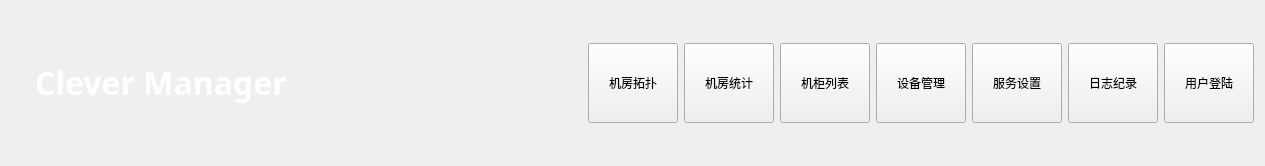
<?xml version="1.0" encoding="UTF-8"?>
<ui version="4.0">
 <class>NavBarWid</class>
 <widget class="QWidget" name="NavBarWid">
  <property name="geometry">
   <rect>
    <x>0</x>
    <y>0</y>
    <width>1265</width>
    <height>166</height>
   </rect>
  </property>
  <property name="windowTitle">
   <string>Form</string>
  </property>
  <property name="styleSheet">
   <string notr="true"/>
  </property>
  <layout class="QHBoxLayout" name="horizontalLayout">
   <item>
    <widget class="QLabel" name="label">
     <property name="minimumSize">
      <size>
       <width>300</width>
       <height>40</height>
      </size>
     </property>
     <property name="maximumSize">
      <size>
       <width>460</width>
       <height>16777215</height>
      </size>
     </property>
     <property name="font">
      <font>
       <family>微软雅黑</family>
       <pointsize>24</pointsize>
      </font>
     </property>
     <property name="styleSheet">
      <string notr="true">font: 24pt &quot;微软雅黑&quot;;
color: rgb(255, 255, 255);</string>
     </property>
     <property name="text">
      <string>&lt;html&gt;&lt;head/&gt;&lt;body&gt;&lt;p&gt;&lt;span style=&quot; font-weight:600;&quot;&gt;Clever Manager&lt;/span&gt;&lt;/p&gt;&lt;/body&gt;&lt;/html&gt;</string>
     </property>
     <property name="alignment">
      <set>Qt::AlignCenter</set>
     </property>
    </widget>
   </item>
   <item>
    <spacer name="horizontalSpacer">
     <property name="orientation">
      <enum>Qt::Horizontal</enum>
     </property>
     <property name="sizeHint" stdset="0">
      <size>
       <width>266</width>
       <height>20</height>
      </size>
     </property>
    </spacer>
   </item>
   <item>
    <widget class="QPushButton" name="tpBtn">
     <property name="sizePolicy">
      <sizepolicy hsizetype="Fixed" vsizetype="Fixed">
       <horstretch>0</horstretch>
       <verstretch>0</verstretch>
      </sizepolicy>
     </property>
     <property name="minimumSize">
      <size>
       <width>90</width>
       <height>80</height>
      </size>
     </property>
     <property name="maximumSize">
      <size>
       <width>16777215</width>
       <height>16777215</height>
      </size>
     </property>
     <property name="text">
      <string>机房拓扑</string>
     </property>
    </widget>
   </item>
   <item>
    <widget class="QPushButton" name="roomBtn">
     <property name="sizePolicy">
      <sizepolicy hsizetype="Fixed" vsizetype="Fixed">
       <horstretch>0</horstretch>
       <verstretch>0</verstretch>
      </sizepolicy>
     </property>
     <property name="minimumSize">
      <size>
       <width>90</width>
       <height>80</height>
      </size>
     </property>
     <property name="text">
      <string>机房统计</string>
     </property>
    </widget>
   </item>
   <item>
    <widget class="QPushButton" name="cabBtn">
     <property name="sizePolicy">
      <sizepolicy hsizetype="Fixed" vsizetype="Fixed">
       <horstretch>0</horstretch>
       <verstretch>0</verstretch>
      </sizepolicy>
     </property>
     <property name="minimumSize">
      <size>
       <width>90</width>
       <height>80</height>
      </size>
     </property>
     <property name="text">
      <string>机柜列表</string>
     </property>
    </widget>
   </item>
   <item>
    <widget class="QPushButton" name="pduBtn">
     <property name="sizePolicy">
      <sizepolicy hsizetype="Fixed" vsizetype="Fixed">
       <horstretch>0</horstretch>
       <verstretch>0</verstretch>
      </sizepolicy>
     </property>
     <property name="minimumSize">
      <size>
       <width>90</width>
       <height>80</height>
      </size>
     </property>
     <property name="text">
      <string>设备管理</string>
     </property>
    </widget>
   </item>
   <item>
    <widget class="QPushButton" name="setupBtn">
     <property name="sizePolicy">
      <sizepolicy hsizetype="Fixed" vsizetype="Fixed">
       <horstretch>0</horstretch>
       <verstretch>0</verstretch>
      </sizepolicy>
     </property>
     <property name="minimumSize">
      <size>
       <width>90</width>
       <height>80</height>
      </size>
     </property>
     <property name="text">
      <string>服务设置</string>
     </property>
    </widget>
   </item>
   <item>
    <widget class="QPushButton" name="logBtn">
     <property name="sizePolicy">
      <sizepolicy hsizetype="Fixed" vsizetype="Fixed">
       <horstretch>0</horstretch>
       <verstretch>0</verstretch>
      </sizepolicy>
     </property>
     <property name="minimumSize">
      <size>
       <width>90</width>
       <height>80</height>
      </size>
     </property>
     <property name="text">
      <string>日志纪录</string>
     </property>
    </widget>
   </item>
   <item>
    <widget class="QPushButton" name="userBtn">
     <property name="sizePolicy">
      <sizepolicy hsizetype="Fixed" vsizetype="Fixed">
       <horstretch>0</horstretch>
       <verstretch>0</verstretch>
      </sizepolicy>
     </property>
     <property name="minimumSize">
      <size>
       <width>90</width>
       <height>80</height>
      </size>
     </property>
     <property name="text">
      <string>用户登陆</string>
     </property>
    </widget>
   </item>
  </layout>
 </widget>
 <resources/>
 <connections/>
</ui>
